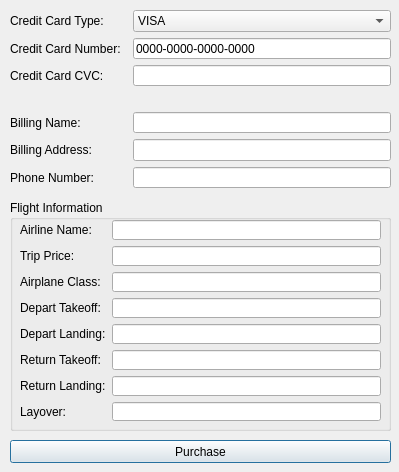
<?xml version="1.0" encoding="UTF-8"?>
<ui version="4.0">
 <class>OrderDialog</class>
 <widget class="QDialog" name="OrderDialog">
  <property name="geometry">
   <rect>
    <x>0</x>
    <y>0</y>
    <width>399</width>
    <height>472</height>
   </rect>
  </property>
  <property name="windowTitle">
   <string>DSC :: Order Confirmation</string>
  </property>
  <widget class="QWidget" name="gridLayoutWidget">
   <property name="geometry">
    <rect>
     <x>10</x>
     <y>10</y>
     <width>381</width>
     <height>178</height>
    </rect>
   </property>
   <layout class="QGridLayout" name="gridLayout">
    <item row="6" column="0">
     <widget class="QLabel" name="label_5">
      <property name="text">
       <string>Billing Address:</string>
      </property>
     </widget>
    </item>
    <item row="7" column="0">
     <widget class="QLabel" name="label_6">
      <property name="text">
       <string>Phone Number:</string>
      </property>
     </widget>
    </item>
    <item row="4" column="0" colspan="3">
     <spacer name="horizontalSpacer">
      <property name="orientation">
       <enum>Qt::Horizontal</enum>
      </property>
      <property name="sizeHint" stdset="0">
       <size>
        <width>40</width>
        <height>20</height>
       </size>
      </property>
     </spacer>
    </item>
    <item row="2" column="2">
     <widget class="QLineEdit" name="lineEdit"/>
    </item>
    <item row="2" column="0">
     <widget class="QLabel" name="label_3">
      <property name="text">
       <string>Credit Card CVC:</string>
      </property>
     </widget>
    </item>
    <item row="1" column="0">
     <widget class="QLabel" name="label_2">
      <property name="text">
       <string>Credit Card Number:</string>
      </property>
     </widget>
    </item>
    <item row="1" column="2">
     <widget class="QLineEdit" name="txtCcNumber">
      <property name="text">
       <string>0000-0000-0000-0000</string>
      </property>
     </widget>
    </item>
    <item row="0" column="0">
     <widget class="QLabel" name="label">
      <property name="text">
       <string>Credit Card Type:</string>
      </property>
     </widget>
    </item>
    <item row="0" column="2">
     <widget class="QComboBox" name="txtCcType">
      <item>
       <property name="text">
        <string>VISA</string>
       </property>
      </item>
      <item>
       <property name="text">
        <string>Mastercard</string>
       </property>
      </item>
      <item>
       <property name="text">
        <string>American Express</string>
       </property>
      </item>
      <item>
       <property name="text">
        <string>Discover</string>
       </property>
      </item>
     </widget>
    </item>
    <item row="5" column="0">
     <widget class="QLabel" name="label_4">
      <property name="text">
       <string>Billing Name:</string>
      </property>
     </widget>
    </item>
    <item row="6" column="2">
     <widget class="QLineEdit" name="txtBillingAddress"/>
    </item>
    <item row="5" column="2">
     <widget class="QLineEdit" name="txtBillingName"/>
    </item>
    <item row="7" column="2">
     <widget class="QLineEdit" name="txtPhone"/>
    </item>
   </layout>
  </widget>
  <widget class="QGroupBox" name="FlightInformation">
   <property name="geometry">
    <rect>
     <x>10</x>
     <y>200</y>
     <width>381</width>
     <height>231</height>
    </rect>
   </property>
   <property name="title">
    <string>Flight Information</string>
   </property>
   <widget class="QWidget" name="gridLayoutWidget_2">
    <property name="geometry">
     <rect>
      <x>10</x>
      <y>20</y>
      <width>361</width>
      <height>201</height>
     </rect>
    </property>
    <layout class="QGridLayout" name="gridLayout_2">
     <item row="6" column="1">
      <widget class="QLineEdit" name="txtReturnLanding">
       <property name="enabled">
        <bool>true</bool>
       </property>
       <property name="readOnly">
        <bool>true</bool>
       </property>
      </widget>
     </item>
     <item row="0" column="1">
      <widget class="QLineEdit" name="txtAirline">
       <property name="enabled">
        <bool>true</bool>
       </property>
       <property name="readOnly">
        <bool>true</bool>
       </property>
      </widget>
     </item>
     <item row="3" column="1">
      <widget class="QLineEdit" name="txtDepartTakeoff">
       <property name="enabled">
        <bool>true</bool>
       </property>
       <property name="readOnly">
        <bool>true</bool>
       </property>
      </widget>
     </item>
     <item row="2" column="0">
      <widget class="QLabel" name="label_9">
       <property name="text">
        <string>Airplane Class:</string>
       </property>
      </widget>
     </item>
     <item row="4" column="1">
      <widget class="QLineEdit" name="txtDepartLanding">
       <property name="enabled">
        <bool>true</bool>
       </property>
       <property name="readOnly">
        <bool>true</bool>
       </property>
      </widget>
     </item>
     <item row="5" column="1">
      <widget class="QLineEdit" name="txtReturnTakeoff">
       <property name="enabled">
        <bool>true</bool>
       </property>
       <property name="readOnly">
        <bool>true</bool>
       </property>
      </widget>
     </item>
     <item row="6" column="0">
      <widget class="QLabel" name="label_13">
       <property name="text">
        <string>Return Landing:</string>
       </property>
      </widget>
     </item>
     <item row="1" column="1">
      <widget class="QLineEdit" name="txtPrice">
       <property name="enabled">
        <bool>true</bool>
       </property>
       <property name="readOnly">
        <bool>true</bool>
       </property>
      </widget>
     </item>
     <item row="0" column="0">
      <widget class="QLabel" name="label_7">
       <property name="text">
        <string>Airline Name:</string>
       </property>
      </widget>
     </item>
     <item row="1" column="0">
      <widget class="QLabel" name="label_8">
       <property name="text">
        <string>Trip Price:</string>
       </property>
      </widget>
     </item>
     <item row="5" column="0">
      <widget class="QLabel" name="label_12">
       <property name="text">
        <string>Return Takeoff:</string>
       </property>
      </widget>
     </item>
     <item row="4" column="0">
      <widget class="QLabel" name="label_11">
       <property name="text">
        <string>Depart Landing:</string>
       </property>
      </widget>
     </item>
     <item row="2" column="1">
      <widget class="QLineEdit" name="txtClass">
       <property name="enabled">
        <bool>true</bool>
       </property>
       <property name="readOnly">
        <bool>true</bool>
       </property>
      </widget>
     </item>
     <item row="3" column="0">
      <widget class="QLabel" name="label_10">
       <property name="text">
        <string>Depart Takeoff:</string>
       </property>
      </widget>
     </item>
     <item row="7" column="0">
      <widget class="QLabel" name="label_14">
       <property name="text">
        <string>Layover:</string>
       </property>
      </widget>
     </item>
     <item row="7" column="1">
      <widget class="QLineEdit" name="txtLayover">
       <property name="readOnly">
        <bool>true</bool>
       </property>
      </widget>
     </item>
    </layout>
   </widget>
  </widget>
  <widget class="QPushButton" name="pushButton">
   <property name="geometry">
    <rect>
     <x>10</x>
     <y>440</y>
     <width>381</width>
     <height>23</height>
    </rect>
   </property>
   <property name="text">
    <string>Purchase</string>
   </property>
  </widget>
 </widget>
 <resources/>
 <connections/>
</ui>
